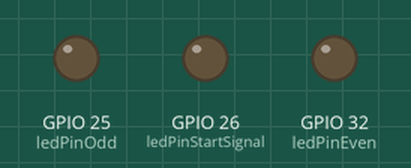
This sketch was run on a simulated ESP32. On the bench: output pins drawn as LEDs (lit = HIGH). WiFi joins after 1.5 s; servers stay silent unless stated; what the sketch prints to the serial monitor is not drawn.

Above: at 0.0 s.
At 11.6 s:
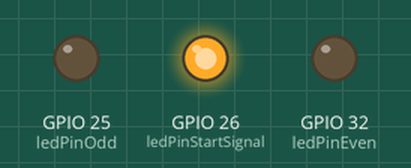
At 34.2 s:
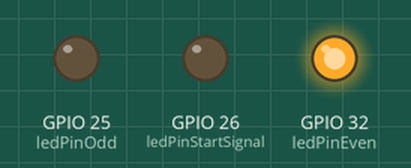
At 54.2 s:
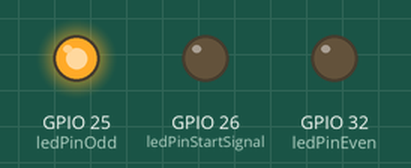
Timing chart, 0 to 57.3 s (numbered marks = the images above):
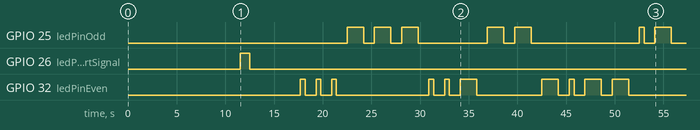

The sketch:

flash.ino
```cpp
#include <WiFi.h>
#include <HTTPClient.h>

HTTPClient http;
int httpCode;

// ===========================================
// == CUSTOMIZE HERE YOUR WIFI NETWORK ACCESS
// ===========================================

const char* ssid     = "OPPO A31";
const char* password = "Bangari17";

// ===========================================
// == PUT HERE YOUR STRING TO ENCODE
// ===========================================

String stringToTransmit = "Soumya";

// ===========================================
// == SOFTWARE CONFIGURATION
// ===========================================

bool enable_web_request = true;
bool enable_led_blinking = true;
bool enable_start_signal = true;
bool enable_differenciate_odd_even_charactere = true;
int pause_before_start_signal = 10000;
int pause_after_start_signal = 5000;

// ===========================================
// == CUSTOMIZE HERE HOW YOU WANT TO BLINK THINGS
// ===========================================

int ledPinEven = 32; // Pin for the LED 1 (even character)
int ledPinOdd = 25; // Pin for the LED 2 (odd character)
int ledPinStartSignal = 26; // Pin for the LED 3 (star signal)

// ===========================================
// == CUSTOMIZE HERE WHERE YOU WANT TO SEND WEB-REQUEST
// ===========================================

String url_request_ON_odd = "";
String url_request_ON_even = "";
String url_request_OFF_odd = "";
String url_request_OFF_even = "";

// ===========================================
// == MORSE TIMING CONFIGURATION
// ===========================================

int durationPOINT = 300;
int durationTRAIT = durationPOINT * 5;
int durationPauseSigne = durationPOINT * 3;
int durationPauseCharacter = durationPOINT;

// ========================================
// == MORSE DICTIONNARY
// ========================================

String MorseDictionnary[36][2] ={
  {"A",".-"},
  {"B","-..."},
  {"C","-.-."},
  {"D","-.."},
  {"E","."},
  {"F","..-."},
  {"G","--."},
  {"H","...."},
  {"I",".."},
  {"J",".---"},
  {"K","-.-"},
  {"L",".-.."},
  {"M","--"},
  {"N","-."},
  {"O","---"},
  {"P",".--."},
  {"Q","--.-"},
  {"R",".-."},
  {"S","..."},
  {"T","-"},
  {"U","..-"},
  {"V","...-"},
  {"W",".--"},
  {"X","-..-"},
  {"Y","-.--"},
  {"Z","--.."},
  {"0","-----"},
  {"1",".----"},
  {"2","..---"},
  {"3","...--"},
  {"4","....-"},
  {"5","....."},
  {"6","-...."},
  {"7","--..."},
  {"8","---.."},
  {"9","----."}
};

void setup() {

  // Starting the Serial Port
  Serial.begin(115200);
  delay(10);

  // If needed starts WiFi network
  if(enable_web_request){
      Serial.print("Connecting to ");
      Serial.println(ssid);
      WiFi.begin(ssid, password);

      while (WiFi.status() != WL_CONNECTED) {
        delay(500);
        Serial.print(".");
      }

      Serial.println("");
      Serial.println("WiFi connected");
      Serial.println("IP address: ");
      Serial.println(WiFi.localIP());
  }

  // Turn string to transmit to uppercase
  stringToTransmit.toUpperCase();

  if(enable_led_blinking){
    // Setting LED pin as output
    pinMode(ledPinEven,OUTPUT);
    pinMode(ledPinOdd,OUTPUT);
    pinMode(ledPinStartSignal,OUTPUT);

      if(enable_start_signal){
        // Wait to give the start signal
        delay(pause_before_start_signal);
        digitalWrite(ledPinStartSignal, HIGH);
        delay(1000);
        digitalWrite(ledPinStartSignal, LOW);
        delay(pause_after_start_signal);
      }
  }

  for(int i = 0 ; i < stringToTransmit.length() ; i++){
    Serial.println(stringToTransmit[i]);
    BlinktoMorse(stringToTransmit[i],i%2);
  }
  Serial.println("----");
  delay(durationPauseCharacter);
}

void BlinktoMorse(char charToTranslate, int parity){
  String morseStringToBlink;
  for(int i = 0 ; i < 36 ; i++)
  {
    if(charToTranslate == MorseDictionnary[i][0][0]){
      morseStringToBlink = MorseDictionnary[i][1];
      Serial.println(morseStringToBlink);
    }
  }
  for(int i = 0 ; i < morseStringToBlink.length() ; i++){
    Serial.println(morseStringToBlink[i]);
    if(morseStringToBlink[i] == '.'){
      DASH_DOT("DOT",parity);
    } else if(morseStringToBlink[i] == '-') {
      DASH_DOT("DASH",parity);
    }
  }
}

void DASH_DOT(String type, int parity){
    if(enable_differenciate_odd_even_charactere){
      if(parity==0){
        if(enable_web_request){
          http.begin(url_request_ON_even);
          httpCode = http.GET();
          http.end();
        }
        if(enable_led_blinking){
          digitalWrite(ledPinEven, HIGH);
        }
      } else{
        if(enable_web_request){
          http.begin(url_request_ON_odd);
          httpCode = http.GET();
          http.end();
        }
        if(enable_led_blinking){
          digitalWrite(ledPinOdd, HIGH);
        }
      }
    } else {
        if(enable_web_request){
          http.begin(url_request_ON_even);
          httpCode = http.GET();
          http.end();
        }
        if(enable_led_blinking){
          digitalWrite(ledPinEven, HIGH);
        }
    }

    if(type=="DASH"){
      delay(durationTRAIT);
    } else {
      delay(durationPOINT);
    }

    if(enable_differenciate_odd_even_charactere){
      if(parity==0){
        if(enable_web_request){
          http.begin(url_request_OFF_even);
          httpCode = http.GET();
          http.end();
        }
        if(enable_led_blinking){
          digitalWrite(ledPinEven, LOW);
        }
      } else{
        if(enable_web_request){
          http.begin(url_request_OFF_odd);
          httpCode = http.GET();
          http.end();
        }
        if(enable_led_blinking){
          digitalWrite(ledPinOdd, LOW);
        }
      }
    } else {
        if(enable_web_request){
          http.begin(url_request_OFF_even);
          httpCode = http.GET();
          http.end();
        }
        if(enable_led_blinking){
          digitalWrite(ledPinEven, LOW);
        }
    }
    delay(durationPauseSigne);
}

void loop() {

}
```
